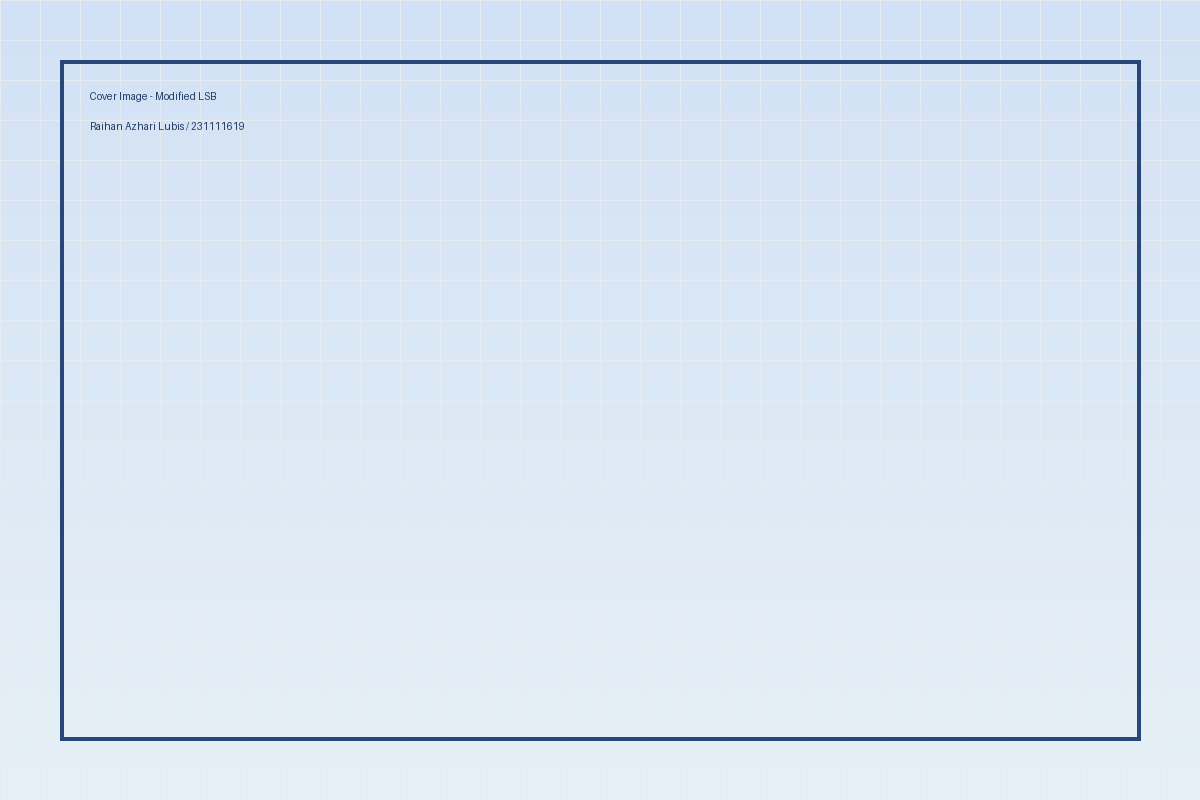
#> input picture samples/cover.png, 1200 x 800 px; the run also reads 1 picture not shown here
$ python create_report_images.py
#> lines starting #> are read from the running program, lines starting #| are printed output that depends on the picture
from pathlib import Path
from PIL import Image, ImageDraw, ImageFont, ImageChops, ImageStat
import textwrap

ROOT = Path(__file__).resolve().parents[1]
DOCS = ROOT / 'docs'

def font(size=18, mono=False, bold=False):
    candidates = []
    if mono:
        candidates += ['/usr/share/fonts/truetype/dejavu/DejaVuSansMono.ttf']
    if bold:
        candidates += ['/usr/share/fonts/truetype/dejavu/DejaVuSans-Bold.ttf']
    candidates += ['/usr/share/fonts/truetype/dejavu/DejaVuSans.ttf']
    for c in candidates:
        try:
            return ImageFont.truetype(c, size)
        except Exception:
            pass
    return ImageFont.load_default()


def console_screenshots(log_path):
    text = Path(log_path).read_text(encoding='utf-8')
#> (reads docs/demo_execution_log.txt from the repository)
    lines = text.splitlines()
    chunks = [lines[i:i+34] for i in range(0, len(lines), 34)]
    paths = []
    for idx, chunk in enumerate(chunks, 1):
        w, h = 1500, 900
        img = Image.new('RGB', (w, h), (20, 24, 28))
        d = ImageDraw.Draw(img)
        title_font = font(24, mono=True, bold=True)
        line_font = font(18, mono=True)
        d.text((24, 18), f'Bukti Eksekusi Program - Bagian {idx}', font=title_font, fill=(235,235,235))
        y = 64
        for line in chunk:
            # shorten long lines
            if len(line) > 140:
                line = line[:137] + '...'
            fill = (205, 235, 205) if 'true' in line or 'valid' in line or 'same_content' in line or 'match' in line else (230,230,230)
            d.text((24, y), line, font=line_font, fill=fill)
            y += 23
        out = DOCS / f'console_log_part_{idx}.png'
        img.save(out)
        paths.append(out)
#> this loop made 3 passes
#> pass 1, in console_screenshots, `img.save(out)`:
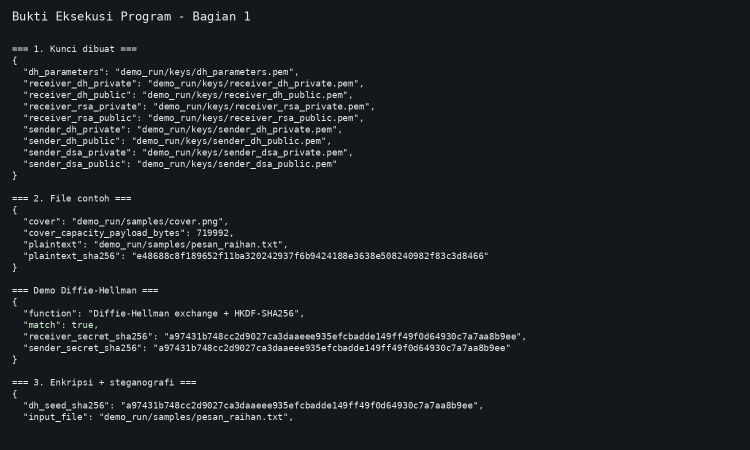
#> saved as console_log_part_1.png: PIL image 1500x900 RGB (shown at 1/2 size); mean R, G, B 27.9, 31.7, 35.6
#> after the loop:
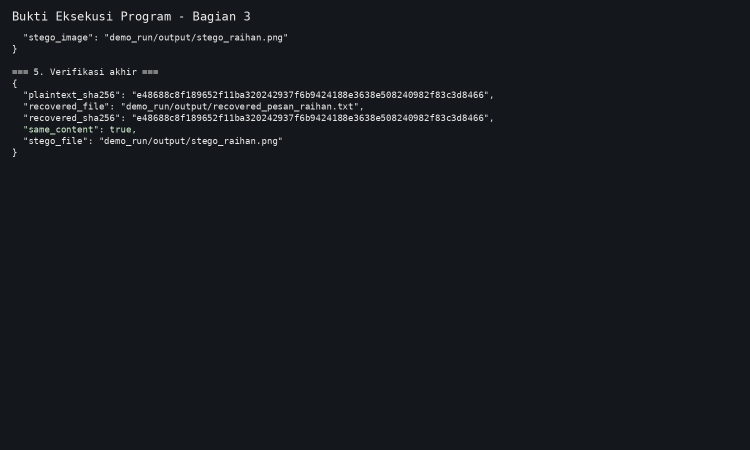
#> img: PIL image 1500x900 RGB (shown at 1/2 size); mean R, G, B 22.8, 26.7, 30.7
#> after the loop, line = '}'; paths = 3 items
    return paths


def flow_diagram(path):
    w, h = 1600, 1000
#> w = 1600; h = 1000
    img = Image.new('RGB', (w, h), 'white')
#> img: PIL image 1600x1000 RGB; every value is 255
    d = ImageDraw.Draw(img)
    title = font(34, bold=True)
    body = font(22)
    small = font(18)
    d.text((50, 35), 'Alur Sistem Kriptografi Hibrida + Steganografi', font=title, fill=(30,60,100))
    boxes = [
        (80,140,410,250,'Plaintext File','Hitung SHA-256'),
        (505,140,835,250,'AES-256-GCM','Enkripsi isi file'),
        (930,140,1260,250,'RSA-OAEP','Lindungi kunci AES'),
        (80,360,410,470,'DSA-SHA256','Tanda tangani paket'),
        (505,360,835,470,'Diffie-Hellman','Turunkan seed LSB'),
        (930,360,1260,470,'Modified LSB','Sisipkan paket ke gambar'),
        (505,600,835,710,'Stego PNG','File output rahasia'),
        (930,600,1260,710,'Dekripsi','Ekstrak, verifikasi, buka'),
    ]
    for x1,y1,x2,y2,t,sub in boxes:
        d.rounded_rectangle((x1,y1,x2,y2), radius=16, outline=(30,60,100), width=3, fill=(242,246,252))
        d.text((x1+20,y1+22), t, font=body, fill=(20,45,80))
        d.text((x1+20,y1+58), sub, font=small, fill=(60,60,60))
    def arrow(a,b):
#> called with a = (410, 195), b = (505, 195)
        x1,y1=a; x2,y2=b
        d.line((x1,y1,x2,y2), fill=(150,40,40), width=4)
        # triangle
        import math
        angle=math.atan2(y2-y1,x2-x1)
        L=16
        pts=[]
        for da in [0, 2.6, -2.6]:
            pts.append((x2-L*math.cos(angle+da), y2-L*math.sin(angle+da)))
        d.polygon([(x2,y2), pts[1], pts[2]], fill=(150,40,40))
    arrow((410,195),(505,195)); arrow((835,195),(930,195)); arrow((670,250),(670,360)); arrow((410,415),(505,415)); arrow((835,415),(930,415)); arrow((1095,470),(670,600)); arrow((835,655),(930,655))
    d.text((80,820), 'Keluaran utama: gambar stego PNG. File asli hanya dapat dipulihkan jika kunci RSA, DSA, dan pasangan DH benar.', font=body, fill=(40,40,40))
    img.save(path)
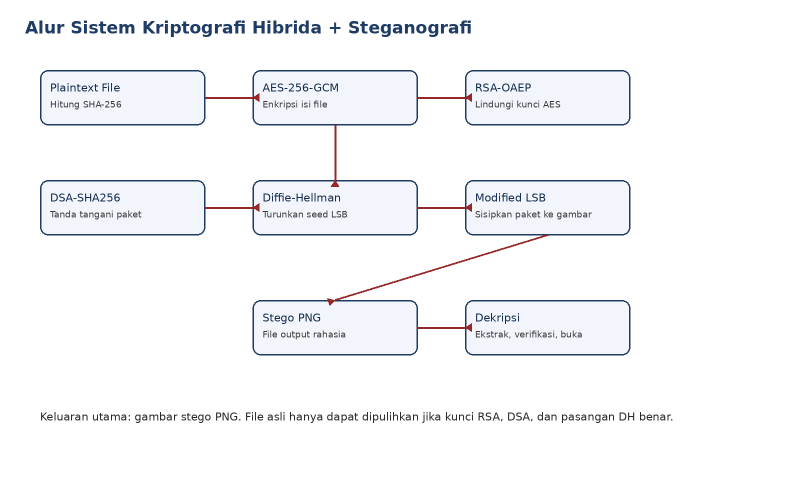
#> saved as architecture_flow.png: PIL image 1600x1000 RGB (shown at 1/2 size); mean R, G, B 246.1, 247.1, 248.9


def cover_vs_stego(path):
    cover = Image.open(ROOT/'samples/cover.png').convert('RGB').resize((620,413))
    stego = Image.open(ROOT/'docs/stego_raihan_demo.png').convert('RGB').resize((620,413))
    w,h = 1320,560
    img = Image.new('RGB',(w,h),'white')
#> img: PIL image 1320x560 RGB; every value is 255
    d=ImageDraw.Draw(img)
    title_font=font(30,bold=True); body=font(20)
    d.text((40,25),'Perbandingan Visual Cover Image dan Stego Image',font=title_font,fill=(30,60,100))
    img.paste(cover,(40,90)); img.paste(stego,(700,90))
#> after `img.paste(cover, (40, 90))`:
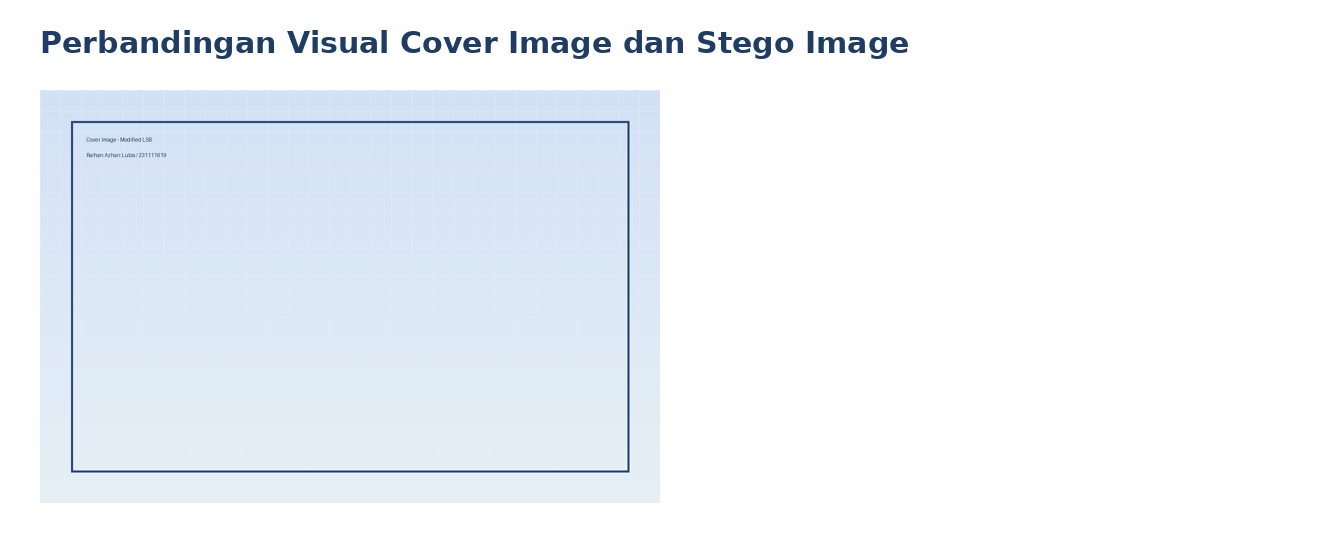
#> img: PIL image 1320x560 RGB; mean R, G, B 239.6, 244.2, 249.2
#> after `img.paste(stego, (700, 90))`:
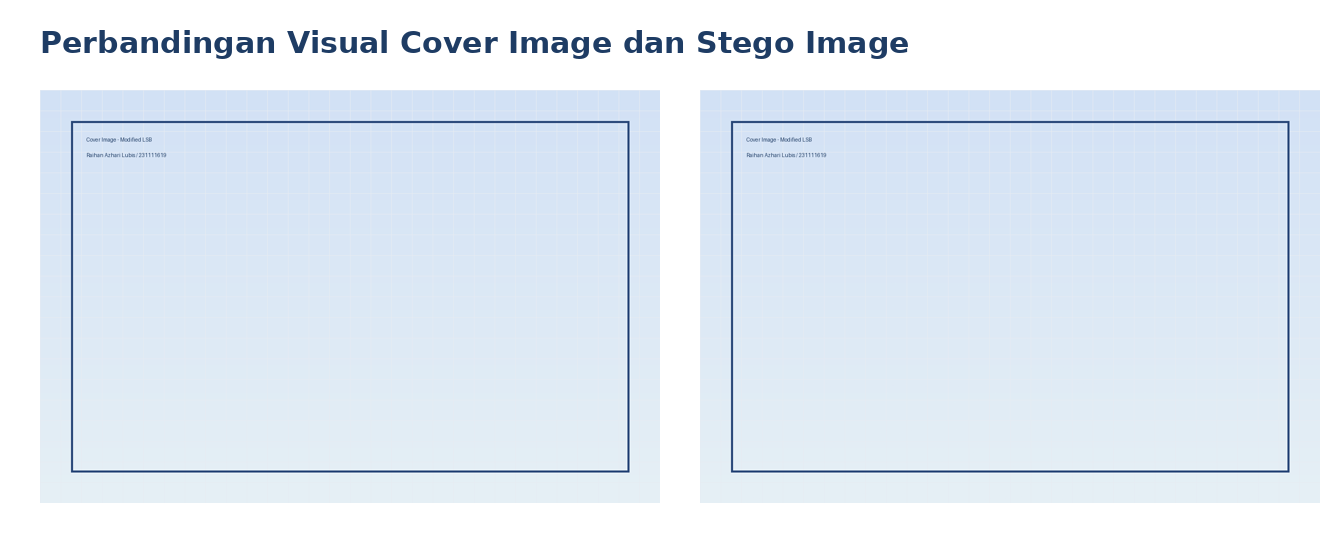
#> img: PIL image 1320x560 RGB; mean R, G, B 226.5, 235.4, 245
    d.rectangle((40,90,660,503),outline=(30,60,100),width=3)
    d.rectangle((700,90,1320,503),outline=(30,60,100),width=3)
    d.text((40,515),'Cover image asli',font=body,fill=(40,40,40))
    d.text((700,515),'Stego image setelah payload disisipkan',font=body,fill=(40,40,40))
    img.save(path)
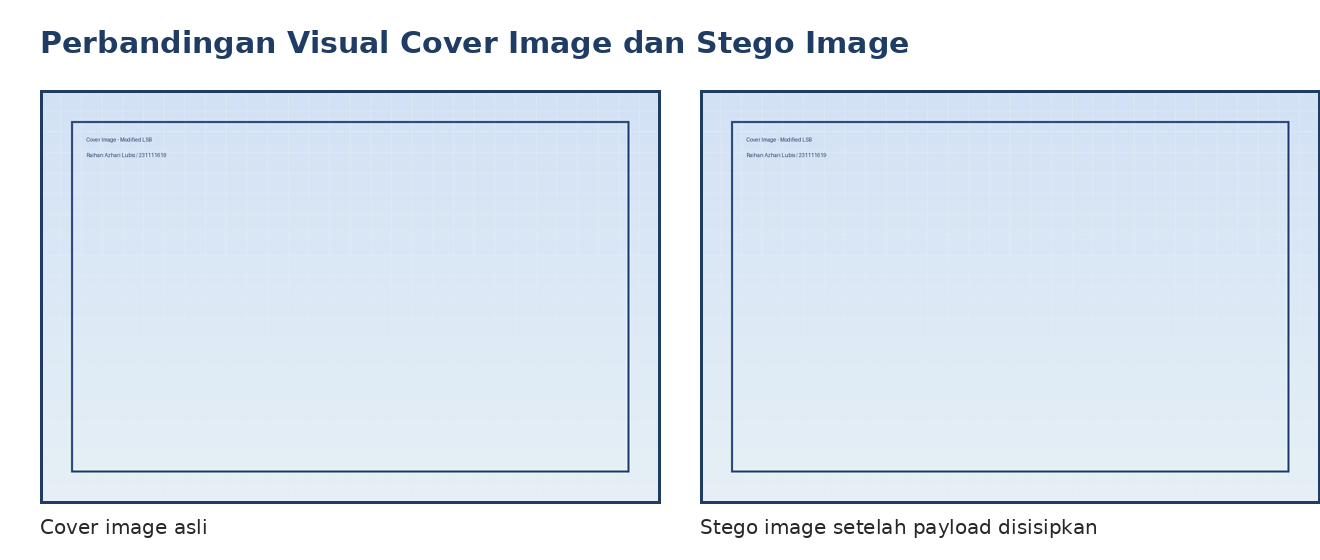
#> saved as cover_vs_stego.png: PIL image 1320x560 RGB; mean R, G, B 222.7, 231.9, 241.9


def lsb_diagram(path):
    w,h=1600,800
    img=Image.new('RGB',(w,h),'white'); d=ImageDraw.Draw(img)
#> after `img = Image.new('RGB', (w, h), 'white')`: img: PIL image 1600x800 RGB; every value is 255
    title=font(34,bold=True); body=font(24); mono=font(22,mono=True); small=font(19)
    d.text((60,40),'Konsep Modified Randomized LSB 2-bit',font=title,fill=(30,60,100))
    d.text((60,120),'Contoh satu byte piksel RGB sebelum penyisipan:',font=body,fill=(40,40,40))
    d.text((60,165),'11010110',font=mono,fill=(0,0,0))
    d.text((250,165),'LSB 2-bit lama = 10',font=small,fill=(90,90,90))
    d.text((60,240),'Potongan payload 2-bit yang akan disisipkan:',font=body,fill=(40,40,40))
    d.text((60,285),'01',font=mono,fill=(160,40,40))
    d.text((60,360),'Byte setelah penyisipan:',font=body,fill=(40,40,40))
    d.text((60,405),'11010101',font=mono,fill=(0,0,0))
    d.text((250,405),'LSB 2-bit baru = 01',font=small,fill=(90,90,90))
    d.rounded_rectangle((820,125,1500,560), radius=24, outline=(30,60,100), width=3, fill=(242,246,252))
    txt = [
        'Modifikasi yang digunakan:',
        '1. Posisi byte carrier tidak berurutan.',
        '2. Urutan carrier diacak memakai seed hasil DH-HKDF-SHA256.',
        '3. Setiap byte RGB membawa 2 bit payload.',
        '4. Payload dibingkai dengan magic bytes dan panjang data.',
        '5. Ekstraksi gagal jika seed/kunci DH salah.'
    ]
    y=155
    for i,line in enumerate(txt):
        d.text((850,y),line,font=body if i==0 else small,fill=(20,45,80) if i==0 else (40,40,40))
        y+=58 if i==0 else 46
#> after the loop, y = 443
    img.save(path)
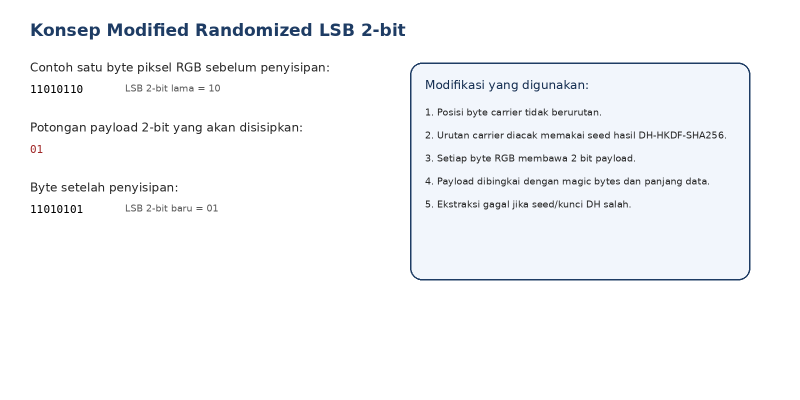
#> saved as lsb_diagram.png: PIL image 1600x800 RGB (shown at 1/2 size); mean R, G, B 246.1, 247.3, 249.1

console_screenshots(ROOT/'docs/demo_execution_log.txt')
flow_diagram(DOCS/'architecture_flow.png')
cover_vs_stego(DOCS/'cover_vs_stego.png')
lsb_diagram(DOCS/'lsb_diagram.png')
print('images created')
